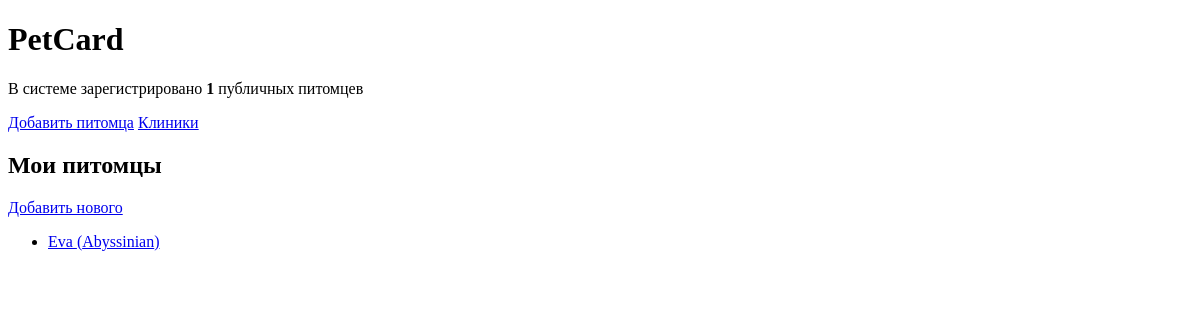
Before: / (signed in) with the older database file.
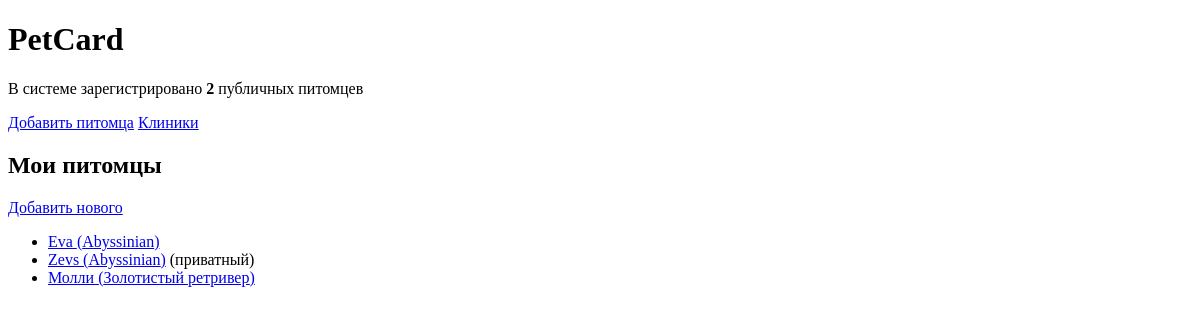
After: the same page with the newer database file.
### pets/models.py (models this page shows, shortened)
class Pet(models.Model):
    owner = models.ForeignKey(User, on_delete=models.CASCADE, related_name='pets', verbose_name='Владелец')
    name = models.CharField(max_length=100, verbose_name='Кличка')
    breed = models.CharField(max_length=100, verbose_name='Порода')
    slug = models.SlugField(max_length=200, unique=True, db_index=True, null=True, blank=True, verbose_name='ЧПУ-ссылка') # db_index - быстрая ссылка
    bio = models.TextField(verbose_name='Особенности ухода, рацион, противопоказания')
    is_public = models.BooleanField(default=True, verbose_name='Публичный доступ')
    class Meta:
        verbose_name = 'Питомец'
        verbose_name_plural = 'Питомцы'
        ordering = ['name']
    def get_absolute_url(self):
        return reverse('pets:pet_detail', kwargs={'slug': self.slug}) # на каждого питомца будет добавляьтся отдельное значение

### pets/views.py (the view)
# urls.py: path('', views.PetListOwnerView.as_view(), name='pet_list'),
class PetListOwnerView(LoginRequiredMixin, PageTitleMixin, TemplateView):
    template_name = 'pets/pet_list.html'
    page_title = 'Мои питомцы'
    def get_context_data(self, **kwargs):
        context = super().get_context_data(**kwargs)
        context['pets'] = Pet.objects.filter(owner=self.request.user)
        return context

### pets/context_processors.py (called while the page is built)
def pet_stats(request):
    total_public_pets = Pet.objects.filter(is_public=True).count()
    return {'total_public_pets': total_public_pets}

### pets/mixins.py (called while the page is built)
    def get_context_data(self, **kwargs):
        context = super().get_context_data(**kwargs)
        context['page_title']=self.page_title
        return context

### pets/templates/pets/pet_list.html
{% extends 'base.html' %}
{% block content %}
    <h2>Мои питомцы</h2>
    <a href="{% url 'pets:pet_create' %}">Добавить нового</a>
    {% if pets %}
        <ul>
            {% for pet in pets %}
                <li>
                    <a href="{{ pet.get_absolute_url }}">{{ pet.name }} ({{ pet.breed }})</a>
                    {% if not pet.is_public %}
                        <span>(приватный)</span>
                    {% endif %}
                </li>
            {% endfor %}
        </ul>
    {% else %}
        <p>У вас еще нет питомца! Добавьте первого!</p>
    {% endif %}
{% endblock %}

### templates/base.html (shortened to what this page needs)
<!DOCTYPE html>
<html lang="en">
<head>
</head>
<body>
    <header>
        <h1>PetCard</h1>
        <p>В системе зарегистрировано <b>{{ total_public_pets }}</b> публичных питомцев</p>
        <nav>
            <a href="{% url 'pets:pet_create' %}">Добавить питомца</a>
            <a href="{% url 'pets:vet_clinics' %}">Клиники</a>
        </nav>
    </header>
    <main>
        {% block content %}{% endblock %}
    </main>
</body>
</html>

Changed rows visible on the page:
added Pet: name "Zevs", breed "Abyssinian", is_public "(приватный)"
added Pet: name "Молли", breed "Золотистый ретривер"
Other visible differences:
{{ total_public_pets }}: "1" → "2"
